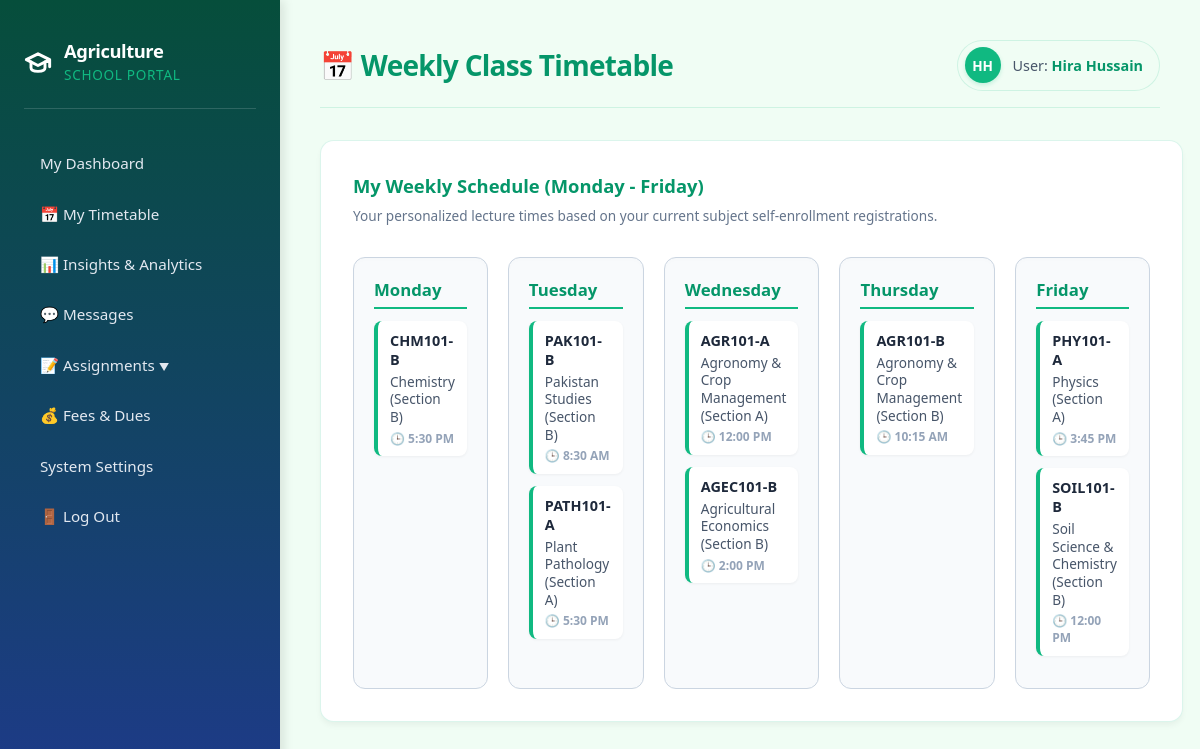
The app's page /student/timetable/ (signed in) with its own data.
### core/models.py (models this page shows, shortened)
class User(AbstractUser):
    is_student = models.BooleanField(default=False)
    is_teacher = models.BooleanField(default=False)
    is_admin = models.BooleanField(default=False)
    @property
    def get_initials(self):
        if self.first_name and self.last_name:
            return f"{self.first_name[0]}{self.last_name[0]}".upper()
        return self.username[:2].upper()

class Course(models.Model):
    name = models.CharField(max_length=100)
    code = models.CharField(max_length=10, unique=True)
    teacher = models.ForeignKey(TeacherProfile, on_delete=models.SET_NULL, null=True, related_name='courses')
    students = models.ManyToManyField(StudentProfile, related_name='courses', blank=True)
    day_of_week = models.CharField(max_length=15, default='Monday')
    start_time = models.TimeField(null=True, blank=True)
    end_time = models.TimeField(null=True, blank=True)

### core/views.py (the view)
# urls.py: path('student/timetable/', views.student_timetable_view, name='student_timetable'),
@login_required
def student_timetable_view(request):
    if not request.user.is_student:
        return redirect('login_redirect')
    student_profile = request.user.studentprofile
    courses = student_profile.courses.all()
    return render(request, 'core/student_timetable.html', {'courses': courses})

### core/templates/core/student_timetable.html (shortened to what this page needs)
{% extends 'core/base.html' %}
{% block header_title %}📅 Weekly Class Timetable{% endblock %}
{% block content %}
<div class="dashboard-grid" style="grid-template-columns: 1fr;">
    <div class="card">
        <h3>My Weekly Schedule (Monday - Friday)</h3>
        <p style="font-size: 0.85rem; color: #64748b; margin-bottom: 2rem;">Your personalized lecture times based on your current subject self-enrollment registrations.</p>
        <div style="display: grid; grid-template-columns: repeat(5, 1fr); gap: 1.25rem;">
            <div style="background-color: #f8fafc; padding: 1.25rem; border-radius: 0.75rem; border: 1px solid var(--border-color); box-shadow: inset 0 2px 4px rgba(0,0,0,0.01);">
                <strong style="color: var(--primary-hover); display: block; border-bottom: 2.5px solid var(--primary-color); padding-bottom: 0.4rem; margin-bottom: 0.75rem; font-size: 1.05rem;">Monday</strong>
                {% for course in courses %}
                    {% if course.day_of_week == 'Monday' %}
                        <div style="font-size: 0.85rem; margin-bottom: 0.75rem; padding: 0.6rem 0.75rem; background: white; border-radius: 0.5rem; border-left: 4px solid var(--primary-color); box-shadow: 0 1px 3px rgba(0,0,0,0.05); transition: transform 0.2s;">
                            <strong style="color: var(--text-color); font-size: 0.9rem;">{{ course.code }}</strong><br>
                            <span style="color: #475569; display: block; margin: 0.25rem 0; line-height: 1.3;">{{ course.name }}</span>
                            <span style="color: #94a3b8; font-size: 0.75rem; font-weight: bold; display: block; margin-top: 0.25rem;">🕒 {{ course.start_time|time:"g:i A" }}</span>
                        </div>
                    {% endif %}
                {% endfor %}
            </div>
            <div style="background-color: #f8fafc; padding: 1.25rem; border-radius: 0.75rem; border: 1px solid var(--border-color); box-shadow: inset 0 2px 4px rgba(0,0,0,0.01);">
                <strong style="color: var(--primary-hover); display: block; border-bottom: 2.5px solid var(--primary-color); padding-bottom: 0.4rem; margin-bottom: 0.75rem; font-size: 1.05rem;">Tuesday</strong>
                {% for course in courses %}
                    {% if course.day_of_week == 'Tuesday' %}
                        <div style="font-size: 0.85rem; margin-bottom: 0.75rem; padding: 0.6rem 0.75rem; background: white; border-radius: 0.5rem; border-left: 4px solid var(--primary-color); box-shadow: 0 1px 3px rgba(0,0,0,0.05); transition: transform 0.2s;">
                            <strong style="color: var(--text-color); font-size: 0.9rem;">{{ course.code }}</strong><br>
                            <span style="color: #475569; display: block; margin: 0.25rem 0; line-height: 1.3;">{{ course.name }}</span>
                            <span style="color: #94a3b8; font-size: 0.75rem; font-weight: bold; display: block; margin-top: 0.25rem;">🕒 {{ course.start_time|time:"g:i A" }}</span>
                        </div>
                    {% endif %}
                {% endfor %}
            </div>
            <div style="background-color: #f8fafc; padding: 1.25rem; border-radius: 0.75rem; border: 1px solid var(--border-color); box-shadow: inset 0 2px 4px rgba(0,0,0,0.01);">
                <strong style="color: var(--primary-hover); display: block; border-bottom: 2.5px solid var(--primary-color); padding-bottom: 0.4rem; margin-bottom: 0.75rem; font-size: 1.05rem;">Wednesday</strong>
                {% for course in courses %}
                    {% if course.day_of_week == 'Wednesday' %}
                        <div style="font-size: 0.85rem; margin-bottom: 0.75rem; padding: 0.6rem 0.75rem; background: white; border-radius: 0.5rem; border-left: 4px solid var(--primary-color); box-shadow: 0 1px 3px rgba(0,0,0,0.05); transition: transform 0.2s;">
                            <strong style="color: var(--text-color); font-size: 0.9rem;">{{ course.code }}</strong><br>
                            <span style="color: #475569; display: block; margin: 0.25rem 0; line-height: 1.3;">{{ course.name }}</span>
                            <span style="color: #94a3b8; font-size: 0.75rem; font-weight: bold; display: block; margin-top: 0.25rem;">🕒 {{ course.start_time|time:"g:i A" }}</span>
                        </div>
                    {% endif %}
                {% endfor %}
            </div>
            <div style="background-color: #f8fafc; padding: 1.25rem; border-radius: 0.75rem; border: 1px solid var(--border-color); box-shadow: inset 0 2px 4px rgba(0,0,0,0.01);">
                <strong style="color: var(--primary-hover); display: block; border-bottom: 2.5px solid var(--primary-color); padding-bottom: 0.4rem; margin-bottom: 0.75rem; font-size: 1.05rem;">Thursday</strong>
                {% for course in courses %}
                    {% if course.day_of_week == 'Thursday' %}
                        <div style="font-size: 0.85rem; margin-bottom: 0.75rem; padding: 0.6rem 0.75rem; background: white; border-radius: 0.5rem; border-left: 4px solid var(--primary-color); box-shadow: 0 1px 3px rgba(0,0,0,0.05); transition: transform 0.2s;">
                            <strong style="color: var(--text-color); font-size: 0.9rem;">{{ course.code }}</strong><br>
                            <span style="color: #475569; display: block; margin: 0.25rem 0; line-height: 1.3;">{{ course.name }}</span>
                            <span style="color: #94a3b8; font-size: 0.75rem; font-weight: bold; display: block; margin-top: 0.25rem;">🕒 {{ course.start_time|time:"g:i A" }}</span>
                        </div>
                    {% endif %}
                {% endfor %}
            </div>
            <div style="background-color: #f8fafc; padding: 1.25rem; border-radius: 0.75rem; border: 1px solid var(--border-color); box-shadow: inset 0 2px 4px rgba(0,0,0,0.01);">
                <strong style="color: var(--primary-hover); display: block; border-bottom: 2.5px solid var(--primary-color); padding-bottom: 0.4rem; margin-bottom: 0.75rem; font-size: 1.05rem;">Friday</strong>
                {% for course in courses %}
                    {% if course.day_of_week == 'Friday' %}
                        <div style="font-size: 0.85rem; margin-bottom: 0.75rem; padding: 0.6rem 0.75rem; background: white; border-radius: 0.5rem; border-left: 4px solid var(--primary-color); box-shadow: 0 1px 3px rgba(0,0,0,0.05); transition: transform 0.2s;">
                            <strong style="color: var(--text-color); font-size: 0.9rem;">{{ course.code }}</strong><br>
                            <span style="color: #475569; display: block; margin: 0.25rem 0; line-height: 1.3;">{{ course.name }}</span>
                            <span style="color: #94a3b8; font-size: 0.75rem; font-weight: bold; display: block; margin-top: 0.25rem;">🕒 {{ course.start_time|time:"g:i A" }}</span>
                        </div>
                    {% endif %}
                {% endfor %}
            </div>
        </div>
    </div>
</div>
{% endblock %}

### core/templates/core/base.html (shortened to what this page needs)
<!DOCTYPE html>
<html lang="en">
<head>
</head>
<body>
    <aside>
        <div class="sidebar-header">
            <svg xmlns="http://www.w3.org/2000/svg" width="28" height="28" viewBox="0 0 24 24" fill="none" stroke="currentColor" stroke-width="2.5" stroke-linecap="round" stroke-linejoin="round">
                <path d="M22 10v6M2 10l10-5 10 5-10 5-10-5z"/>
                <path d="M6 12v5c0 2 2 3 6 3s6-1 6-3v-5"/>
            </svg>
            <h2>Agriculture<br><span>School Portal</span></h2>
        </div>
        <nav>
            <ul>
                {% if user.is_authenticated %}
                    {% if user.is_student %}
                        <li><a href="{% url 'student_dashboard' %}">My Dashboard</a></li>
                        <li><a href="{% url 'student_timetable' %}">📅 My Timetable</a></li>
                    {% elif user.is_teacher %}
                        <li><a href="{% url 'teacher_dashboard' %}">Teacher Dashboard</a></li>
                        <li><a href="{% url 'teacher_timetable' %}">📅 My Schedule</a></li>
                        <li><a href="{% url 'student_directory' %}">👨‍🎓 Student Directory</a></li>
                    {% endif %}
                    <li><a href="{% url 'analytics' %}">📊 Insights & Analytics</a></li>
                    <li><a href="{% url 'messages' %}">💬 Messages</a></li>
                    {% if user.is_student %}
                    <li>
                        <button class="nav-btn dropdown-trigger" onclick="toggleAssignmentsDropdown()" style="padding: 0.75rem 1rem;">
                            <span>📝 Assignments</span>
                            <span id="assignments-arrow" class="arrow-icon">▼</span>
                        </button>
                    </li>
                    <li><a href="{% url 'student_fees' %}">💰 Fees & Dues</a></li>
                    {% endif %}
                    <li><a href="{% url 'admin:index' %}">System Settings</a></li>
                    <li>
                        <form action="{% url 'logout' %}" method="post" style="width: 100%; margin: 0; padding: 0;">
                            <button type="submit" style="background: none; border: none; color: #e2e8f0; padding: 0.75rem 1rem; border-radius: 0.5rem; display: block; width: 100%; text-align: left; font-family: inherit; font-size: 0.95rem; font-weight: 500; cursor: pointer; transition: all 0.2s cubic-bezier(0.4, 0, 0.2, 1);" onmouseover="this.style.backgroundColor='rgba(255,255,255,0.1)'; this.style.color='#ffffff'; this.style.transform='translateX(4px)';" onmouseout="this.style.backgroundColor='transparent'; this.style.color='#e2e8f0'; this.style.transform='none';">
                                🚪 Log Out
                            </button>
                        </form>
                    </li>
                {% endif %}
            </ul>
        </nav>
    </aside>
    <main class="animate-fade-in-up">
        <header>
            <h1>{% block header_title %}Dashboard{% endblock %}</h1>
            {% if user.is_authenticated %}
            <div class="header-user-badge">
                <div class="avatar-circle">
                    {{ user.get_initials }}
                </div>
                <div style="font-weight: 500; font-size: 0.9rem; color: #475569;">
                    User: <span style="font-weight: 700; color: var(--primary-hover);">{{ user.get_full_name|default:user.username }}</span>
                </div>
            </div>
            {% endif %}
        </header>
        <section class="content">
            {% block content %}{% endblock %}
        </section>
    </main>
</body>
</html>

### core/templates/core/base.html (style rules this page uses)
:root { --primary-color: #10b981; --primary-hover: #059669; --background-color: #f0fdf4; --card-background: #ffffff; --text-color: #1e293b; --border-color: #cbd5e1; --sidebar-gradient: linear-gradient(180deg, #064e3b 0%, #1e3a8a 100%); }
* { box-sizing: border-box; margin: 0; padding: 0; }
.animate-fade-in-up { animation: fadeInUp 0.4s cubic-bezier(0.16, 1, 0.3, 1) forwards; }
body { font-family: system-ui, -apple-system, sans-serif; background-color: var(--background-color); color: var(--text-color); display: grid; grid-template-columns: 280px 1fr; min-height: 100vh; }
aside { background: var(--sidebar-gradient); padding: 2.5rem 1.5rem; display: flex; flex-direction: column; gap: 2rem; position: sticky; top: 0; height: 100vh; color: #ffffff; box-shadow: 4px 0 10px rgba(0, 0, 0, 0.1); }
.sidebar-header { display: flex; align-items: center; gap: 0.75rem; padding-bottom: 1.5rem; border-bottom: 1px solid rgba(255, 255, 255, 0.15); }
.sidebar-header h2 { font-size: 1.15rem; font-weight: 800; color: #ffffff; letter-spacing: -0.025em; line-height: 1.2; }
.sidebar-header h2 span { font-weight: 500; font-size: 0.85rem; color: var(--primary-color); text-transform: uppercase; letter-spacing: 0.05em; }
aside nav ul { list-style: none; display: flex; flex-direction: column; gap: 0.4rem; }
aside nav a, aside nav button.nav-btn { text-decoration: none; color: #e2e8f0; padding: 0.75rem 1rem; border-radius: 0.5rem; display: block; width: 100%; text-align: left; background: none; border: none; font-family: inherit; font-size: 0.95rem; font-weight: 500; cursor: pointer; transition: all 0.2s cubic-bezier(0.4, 0, 0.2, 1); }
.dropdown-trigger { display: flex; justify-content: space-between; align-items: center; }
.arrow-icon { font-size: 0.65rem; transition: transform 0.3s ease; }
main { padding: 2.5rem; display: flex; flex-direction: column; gap: 2rem; overflow-y: auto; }
header { display: flex; justify-content: space-between; align-items: center; border-bottom: 1px solid rgba(16, 185, 129, 0.15); padding-bottom: 1rem; }
header h1 { font-size: 1.75rem; font-weight: 800; letter-spacing: -0.025em; color: var(--primary-hover); }
.dashboard-grid { display: grid; grid-template-columns: repeat(auto-fit, minmax(300px, 1fr)); gap: 1.5rem; }
.card { background-color: var(--card-background); border: 1px solid rgba(16, 185, 129, 0.15); border-radius: 0.85rem; padding: 2rem; box-shadow: 0 4px 6px -1px rgba(0, 0, 0, 0.05); transition: all 0.3s cubic-bezier(0.4, 0, 0.2, 1); }
.card h3 { font-size: 1.15rem; font-weight: 700; color: var(--primary-hover); margin-bottom: 0.5rem; }
.header-user-badge { display: flex; align-items: center; gap: 0.75rem; background-color: #f0fdf4; padding: 0.4rem 1rem 0.4rem 0.4rem; border-radius: 2rem; border: 1px solid rgba(16, 185, 129, 0.15); }
.avatar-circle { width: 36px; height: 36px; border-radius: 50%; background-color: var(--primary-color); color: #ffffff; display: flex; align-items: center; justify-content: center; font-weight: 800; font-size: 0.85rem; box-shadow: 0 2px 4px rgba(16, 185, 129, 0.2); }

### records on screen
User: get_initials "HH", get_full_name "Hira Hussain"
Course: code "CHM101-B", name "Chemistry (Section B)", start_time "5:30 PM"
Course: code "PAK101-B", name "Pakistan Studies (Section B)", start_time "8:30 AM"
Course: code "PATH101-A", name "Plant Pathology (Section A)", start_time "5:30 PM"
Course: code "AGR101-A", name "Agronomy & Crop Management (Section A)", start_time "12:00 PM"
Course: code "AGEC101-B", name "Agricultural Economics (Section B)", start_time "2:00 PM"
Course: code "AGR101-B", name "Agronomy & Crop Management (Section B)", start_time "10:15 AM"
Course: code "PHY101-A", name "Physics (Section A)", start_time "3:45 PM"
Course: code "SOIL101-B", name "Soil Science & Chemistry (Section B)", start_time "12:00 PM"
